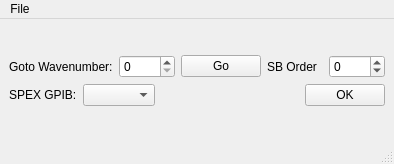
<?xml version="1.0" encoding="UTF-8"?>
<ui version="4.0">
 <class>SPEXController</class>
 <widget class="QMainWindow" name="SPEXController">
  <property name="geometry">
   <rect>
    <x>0</x>
    <y>0</y>
    <width>394</width>
    <height>164</height>
   </rect>
  </property>
  <property name="windowTitle">
   <string>SPEX Control Window</string>
  </property>
  <property name="windowIcon">
   <iconset resource="resources.qrc">
    <normaloff>:/test/SPEXIcon.jpg</normaloff>:/test/SPEXIcon.jpg</iconset>
  </property>
  <widget class="QWidget" name="centralwidget">
   <layout class="QVBoxLayout" name="verticalLayout">
    <item>
     <spacer name="verticalSpacer">
      <property name="orientation">
       <enum>Qt::Vertical</enum>
      </property>
      <property name="sizeHint" stdset="0">
       <size>
        <width>20</width>
        <height>40</height>
       </size>
      </property>
     </spacer>
    </item>
    <item>
     <layout class="QHBoxLayout" name="horizontalLayout">
      <item>
       <widget class="QLabel" name="label">
        <property name="text">
         <string>Goto Wavenumber:</string>
        </property>
       </widget>
      </item>
      <item>
       <widget class="SpinBox" name="sbGoto"/>
      </item>
      <item>
       <widget class="QPushButton" name="bGo">
        <property name="text">
         <string>Go</string>
        </property>
       </widget>
      </item>
      <item>
       <widget class="QLabel" name="lSBO">
        <property name="text">
         <string>SB Order</string>
        </property>
       </widget>
      </item>
      <item>
       <widget class="QSpinBox" name="sbSB">
        <property name="sizePolicy">
         <sizepolicy hsizetype="Minimum" vsizetype="Fixed">
          <horstretch>0</horstretch>
          <verstretch>0</verstretch>
         </sizepolicy>
        </property>
        <property name="minimum">
         <number>-100</number>
        </property>
        <property name="maximum">
         <number>100</number>
        </property>
       </widget>
      </item>
     </layout>
    </item>
    <item>
     <layout class="QHBoxLayout" name="horizontalLayout_2">
      <item>
       <widget class="QLabel" name="label_2">
        <property name="text">
         <string>SPEX GPIB:</string>
        </property>
       </widget>
      </item>
      <item>
       <widget class="QComboBox" name="cGPIB"/>
      </item>
      <item>
       <spacer name="horizontalSpacer">
        <property name="orientation">
         <enum>Qt::Horizontal</enum>
        </property>
        <property name="sizeHint" stdset="0">
         <size>
          <width>40</width>
          <height>20</height>
         </size>
        </property>
       </spacer>
      </item>
      <item>
       <widget class="QPushButton" name="bDone">
        <property name="text">
         <string>OK</string>
        </property>
       </widget>
      </item>
     </layout>
    </item>
    <item>
     <spacer name="verticalSpacer_2">
      <property name="orientation">
       <enum>Qt::Vertical</enum>
      </property>
      <property name="sizeHint" stdset="0">
       <size>
        <width>20</width>
        <height>40</height>
       </size>
      </property>
     </spacer>
    </item>
   </layout>
  </widget>
  <widget class="QMenuBar" name="menubar">
   <property name="geometry">
    <rect>
     <x>0</x>
     <y>0</y>
     <width>394</width>
     <height>22</height>
    </rect>
   </property>
   <widget class="QMenu" name="menuFile">
    <property name="title">
     <string>File</string>
    </property>
    <addaction name="actionInitiate_SPEX"/>
   </widget>
   <addaction name="menuFile"/>
  </widget>
  <widget class="QStatusBar" name="statusbar"/>
  <action name="actionInitiate_SPEX">
   <property name="text">
    <string>Initiate SPEX...</string>
   </property>
  </action>
 </widget>
 <customwidgets>
  <customwidget>
   <class>SpinBox</class>
   <extends>QSpinBox</extends>
   <header>pyqtgraph</header>
  </customwidget>
 </customwidgets>
 <resources>
  <include location="resources.qrc"/>
 </resources>
 <connections/>
</ui>
